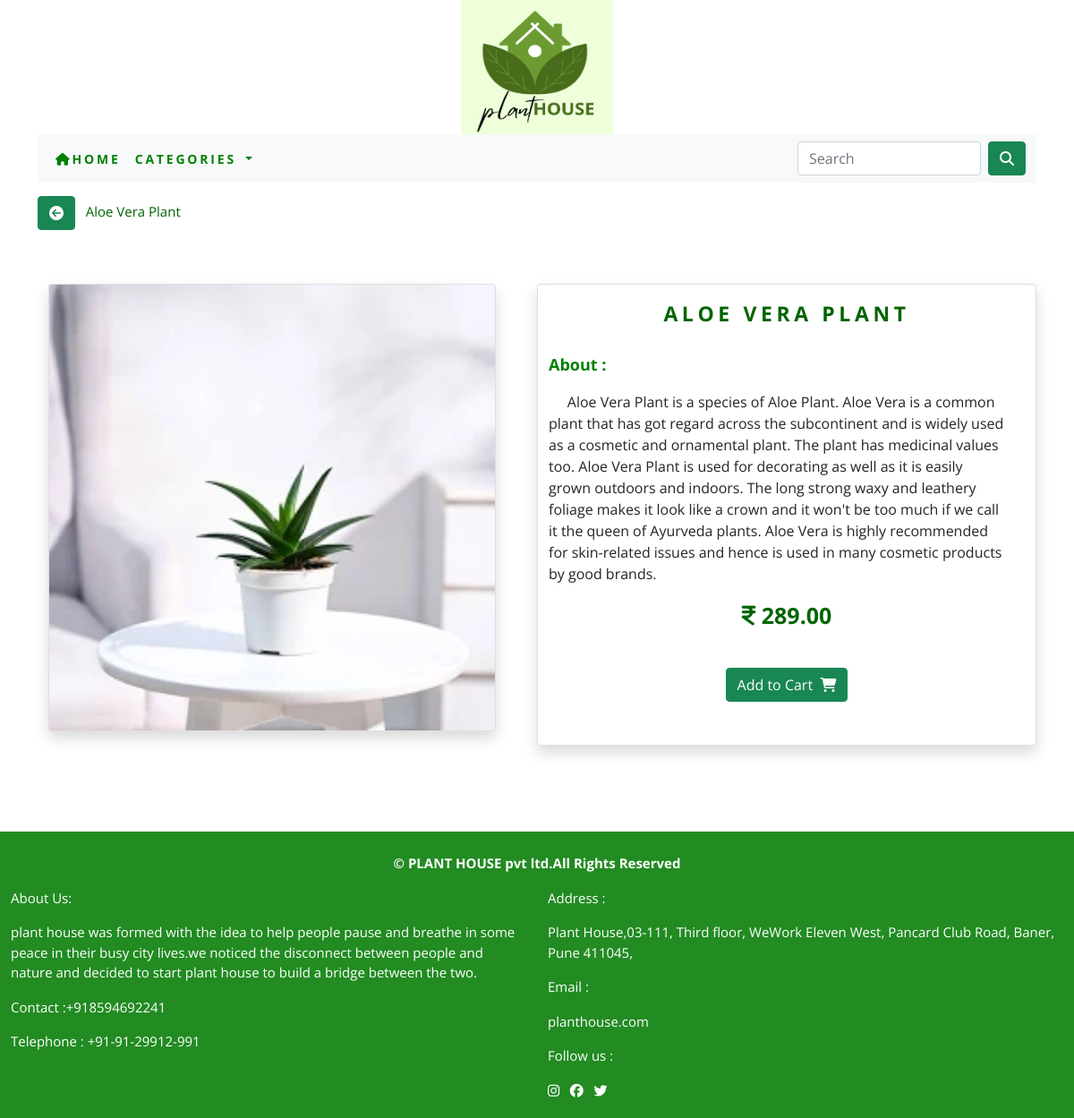
Screenshot of /shop/outdoor/aloe-vera-plant/ with the database file from the repository.
### shop/models.py (models this page shows, shortened)
class Product(models.Model):
    name=models.CharField(max_length=250,unique=True)
    slug=models.SlugField(max_length=250,unique=True)
    description=models.TextField(blank=True)
    price=models.DecimalField(max_digits=10,decimal_places=2)
    category=models.ForeignKey(Category,on_delete=models.CASCADE)
    image=models.ImageField(upload_to='product',blank=True)
    stock=models.IntegerField()
    available=models.BooleanField(default=True)
    created=models.DateTimeField(auto_now_add=True)
    updated=models.DateTimeField(auto_now_add=True)
    class Meta:
        ordering=('name',)
        verbose_name='product'
        verbose_name_plural='products'

### shop/views.py (the view)
# urls.py: path('<slug:c_slug>/<slug:product_slug>/',views.proDetail,name='proCatdetail'),
def proDetail(request,c_slug,product_slug):
    try:
        product=Product.objects.get(category__slug=c_slug,slug=product_slug)
    except Exception as e:
        raise e
    return render(request,'product.html',{'product':product})

### cart/context_processors.py (called while the page is built)
def counter(request):
    item_count=0
    if 'admin' in request.path:
        return {}
    else:
        try:
            cart=Cart.objects.filter(cart_id=cart_id(request))
            car_items=CartItem.objects.all().filter(cart=cart[:1])
            for cart_item in car_items:
                item_count += cart_item.quantity
        except Cart.DoesNotExist:
            item_count=0
    return dict(item_count=item_count)

### cart/views.py (called while the page is built)
def cart_id(request):
    cart=request.session.session_key
    if not cart:
        cart=request.session.create()
    return cart

### shop/context_processors.py (called while the page is built)
def menu_links(request):
    links=Category.objects.all()
    return dict(links=links)

### shop/models.py (called while the page is built)
    def get_url(self):
        return reverse('shop:products_by_category',args=[self.slug])

### template/product.html (shortened to what this page needs)
{% extends 'base.html' %}
{% load static %}
{% block body %}
<div class="row my_prod_row_class">
    <div class="mx_auto">
        <p style="font-size:15px;color:darkgreen;"><a class="btn btn-success" href="{{product.category.get_url}}"><i class="fa-solid fa-circle-arrow-left"></i></a>&nbsp;&nbsp;&nbsp;{{product.name}} </p>
    </div>
</div>
<div class="container">
<br>
<div class="row">
    <div class="col-12 col-sm-12 col-md-12 col-lg-6 text-center">
        <div style="min-width:18rem;">
            <img class="shadow card" src="{{product.image.url}}" alt="{{product.name}}" height="500" width="500">
        </div>
    </div>
    <div class="col-12 col-sm-12 col-md-12 col-lg-6 shadow card">
            <div>
                <p class="text-center" style="font-size:23px;letter-spacing:.2em;padding-top:15px;padding-bottom:10px;color:darkgreen;text-transform:uppercase;"><strong>{{product.name}}</strong></p>
                <p style="font-size:18px;color:green;"><strong>About :</strong></p>
                <p class="text-justify my_prod_text">&nbsp;&nbsp;&nbsp;&nbsp; {{product.description}}</p>
             <p class="text-center" style="font-size:25px;color:darkgreen;"><strong><i class="fa-solid fa-indian-rupee-sign"></i> {{product.price}}</strong></p>
          <br>  {% if product.stock <= 0 %}
                <center> <p class="btn btn-danger"><b>Out Of Stock</b></p></center>
            {% else %}
               <center><a class="btn btn-success" href="{% url 'cart:add_cart' product.id %}">Add to Cart &nbsp;<i class="fa-solid fa-cart-shopping"></i> </a></center>
            {% endif %}
                <br>
                <br>
        </div>
    </div>
    </div>
</div><br><br>
                <br><br>
{% endblock %}

### static/css/custom.css (style rules this page uses)
body { font-family: 'Lato', sans-serif; font-family: 'Nunito Sans', sans-serif; font-family: 'Open Sans', sans-serif; }
.my_prod_row_class { padding-top:15px; padding-bottom:20px; }
.my_prod_row_class .mx_auto { color:#ooo; font-size:12px; text-decoration:none; }
.my_prod_text { padding-right:20px; }

### rows the page displays
Product: name "Aloe Vera Plant", image (picture), name "ALOE VERA PLANT", description "Aloe Vera Plant is a species of Aloe Plant. Aloe Vera is a common plant that has got regard across the subcontinent and is widely used as a cosmetic and ornamental plant. The plant has medicinal values too. Aloe Vera Plant is used for decorating as well as it is easily grown outdoors and indoors. The long strong waxy and leathery foliage makes it look like a crown and it won't be too much if we call it the queen of Ayurveda plants. Aloe Vera is highly recommended for skin-related issues and hence is used in many cosmetic products by good brands.", price "289.00"
